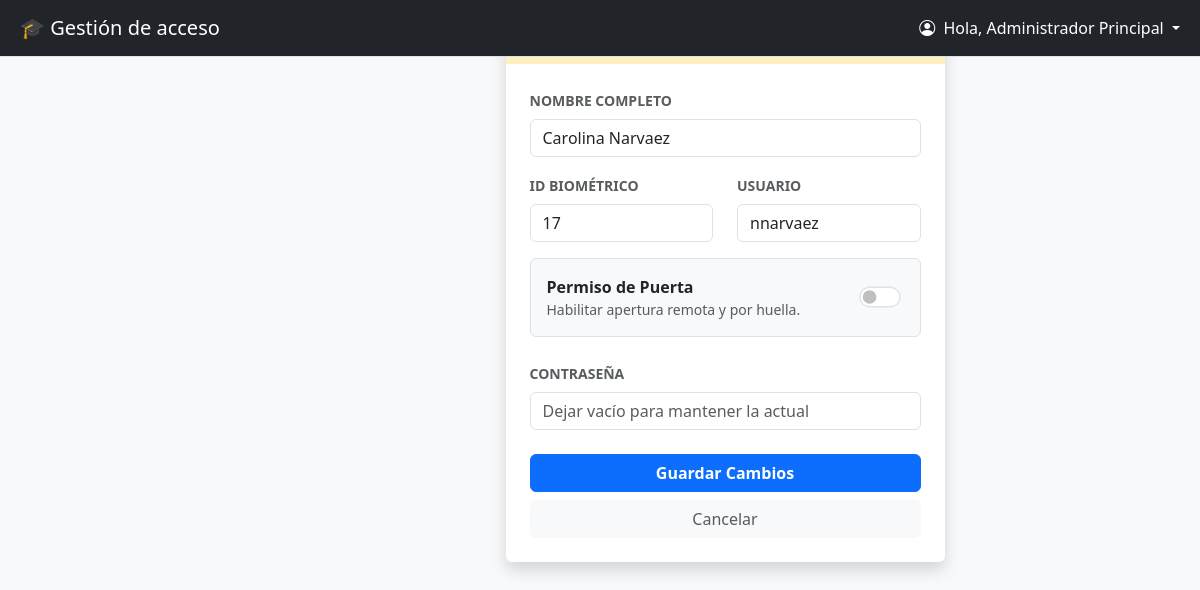
The app's page /editar_docente/18 (signed in) with its own data.
### tables this page shows
CREATE TABLE usuarios (
            id INTEGER PRIMARY KEY AUTOINCREMENT,
            biometric_id TEXT UNIQUE,  -- ID en el aparato (ej: "1")
            nombre TEXT NOT NULL,
            username TEXT UNIQUE NOT NULL, -- Para hacer login
            password TEXT NOT NULL,
            rol TEXT DEFAULT 'docente' -- 'admin' o 'docente'
        , acceso_puerta INTEGER DEFAULT 0);

### app.py (the view)
@app.route('/editar_docente/<int:id>')
@login_required
def editar_docente(id):
    if current_user.rol != 'admin': return redirect(url_for('login'))
    conn = bio.get_db_connection()
    docente = conn.execute("SELECT * FROM usuarios WHERE id = ?", (id,)).fetchone()
    conn.close()
    if docente:
        return render_template('editar_docente.html', docente=dict(docente))
    flash('El docente no fue encontrado.', 'warning')
    return redirect(url_for('admin_dashboard'))

### app.py (called while the page is built)
@login_manager.user_loader
def load_user(user_id):
    conn = bio.get_db_connection()
    u = conn.execute("SELECT * FROM usuarios WHERE id = ?", (user_id,)).fetchone()
    conn.close()
    if u:
        acceso = u['acceso_puerta'] if 'acceso_puerta' in u.keys() else 0
        return User(id=u['id'], username=u['username'], rol=u['rol'],
                    nombre=u['nombre'], bio_id=u['biometric_id'], acceso_puerta=acceso)
    return None

### biometrico_driver.py (called while the page is built)
def get_db_connection():
    conn = sqlite3.connect(config.DB_NAME, check_same_thread=False)
    conn.row_factory = sqlite3.Row
    return conn

### templates/editar_docente.html (shortened to what this page needs)
{% extends "base.html" %}
{% block content %}
<div class="row justify-content-center">
    <div class="col-md-6">
        <div class="card shadow border-0">
            <div class="card-header bg-warning bg-opacity-25 text-dark fw-bold border-bottom-0">
            </div>
            <div class="card-body p-4">
                <form action="{{ url_for('actualizar_docente') }}" method="POST">
                    <div class="mb-3">
                        <label class="form-label text-muted small fw-bold">NOMBRE COMPLETO</label>
                        <input type="text" name="nombre" class="form-control" value="{{ docente.nombre }}" required>
                    </div>
                    <div class="row mb-3">
                        <div class="col-6">
                            <label class="form-label text-muted small fw-bold">ID BIOMÉTRICO</label>
                            <input type="number" name="bio_id" class="form-control" value="{{ docente.biometric_id }}" required>
                        </div>
                        <div class="col-6">
                            <label class="form-label text-muted small fw-bold">USUARIO</label>
                            <input type="text" name="username" class="form-control" value="{{ docente.username }}" required>
                        </div>
                    </div>
                    <div class="mb-4">
                        <div class="d-flex justify-content-between align-items-center p-3 border rounded bg-light">
                            <div>
                                <label class="fw-bold mb-0 text-dark" for="editPermiso">Permiso de Puerta</label>
                                <div class="small text-muted">Habilitar apertura remota y por huella.</div>
                            </div>
                            <div class="form-check form-switch">
                                <input class="form-check-input" type="checkbox" name="acceso_puerta" id="editPermiso"
                                       style="transform: scale(1.3); cursor: pointer;"
                                       {% if docente.acceso_puerta == 1 %}checked{% endif %}>
                            </div>
                        </div>
                    </div>
                    <div class="mb-4">
                        <label class="form-label text-muted small fw-bold">CONTRASEÑA</label>
                        <input type="password" name="password" class="form-control" placeholder="Dejar vacío para mantener la actual">
                    </div>
                    <div class="d-grid gap-2">
                        <button type="submit" class="btn btn-primary fw-bold">Guardar Cambios</button>
                        <a href="{{ url_for('admin_dashboard') }}" class="btn btn-light text-muted">Cancelar</a>
                    </div>
                </form>
            </div>
        </div>
    </div>
</div>
{% endblock %}

### templates/base.html (shortened to what this page needs)
<!DOCTYPE html>
<html lang="es">
<head>
    <link href="https://cdn.jsdelivr.net/npm/bootstrap@5.3.0/dist/css/bootstrap.min.css" rel="stylesheet">
    <link rel="stylesheet" href="https://cdn.jsdelivr.net/npm/bootstrap-icons@1.10.5/font/bootstrap-icons.css">
</head>
<body>
    <div class="d-flex" id="wrapper">
        <div id="page-content-wrapper" class="w-100">
            <nav class="navbar navbar-expand-lg navbar-dark bg-dark border-bottom fixed-top">
                <div class="container-fluid">
                    <a class="navbar-brand ms-2" href="#">🎓 Gestión de acceso</a>
                    <div class="collapse navbar-collapse">
                        <ul class="navbar-nav ms-auto">
                            {% if current_user.is_authenticated %}
                            <li class="nav-item dropdown">
                                <a class="nav-link dropdown-toggle text-white" href="#" role="button" data-bs-toggle="dropdown" aria-expanded="false">
                                    <i class="bi bi-person-circle me-1"></i> Hola, {{ current_user.nombre }}
                                </a>
                            </li>
                            {% endif %}
                        </ul>
                    </div>
                </div>
            </nav>
            <div class="main-content p-4">
                {% block content %}{% endblock %}
            </div>
        </div>
    </div>
</body>
</html>

### templates/base.html (style rules this page uses)
body { background-color: #f8f9fa; transition: margin-left .3s; }
.main-content { padding-top: 70px; margin-left: 250px; transition: margin-left .3s; }

### records on screen
usuarios: nombre "Administrador Principal"
usuarios: nombre "Carolina Narvaez", bio_id "17", username "nnarvaez"
